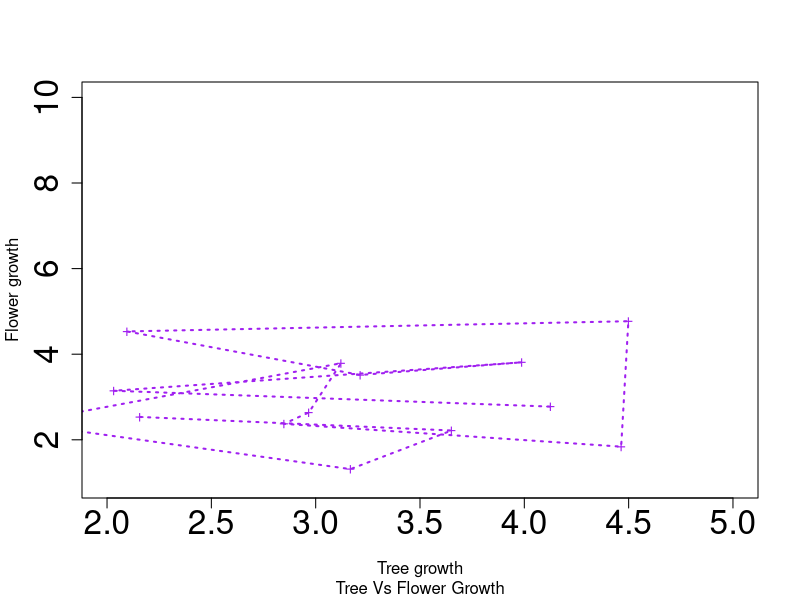
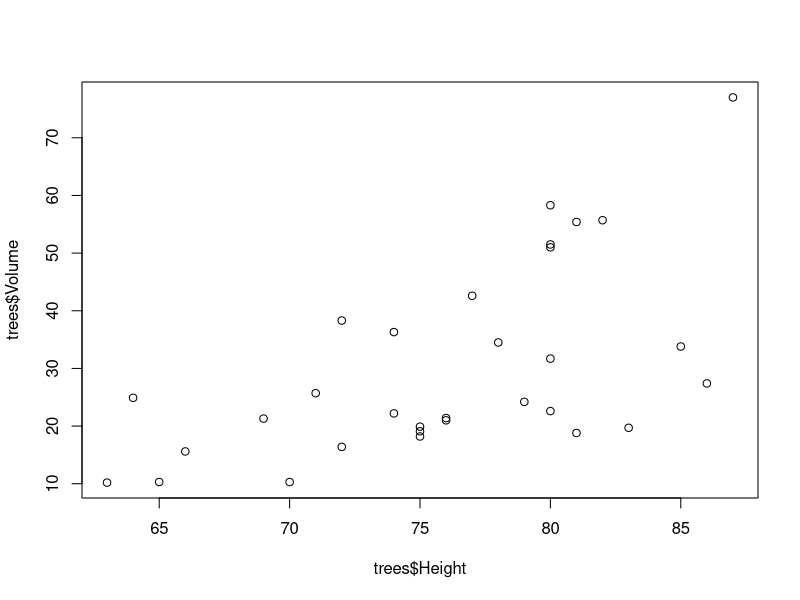
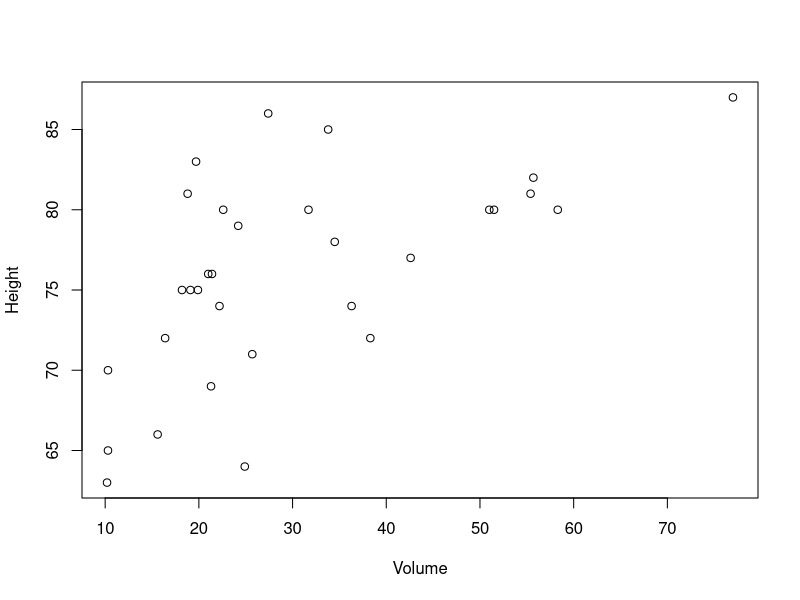
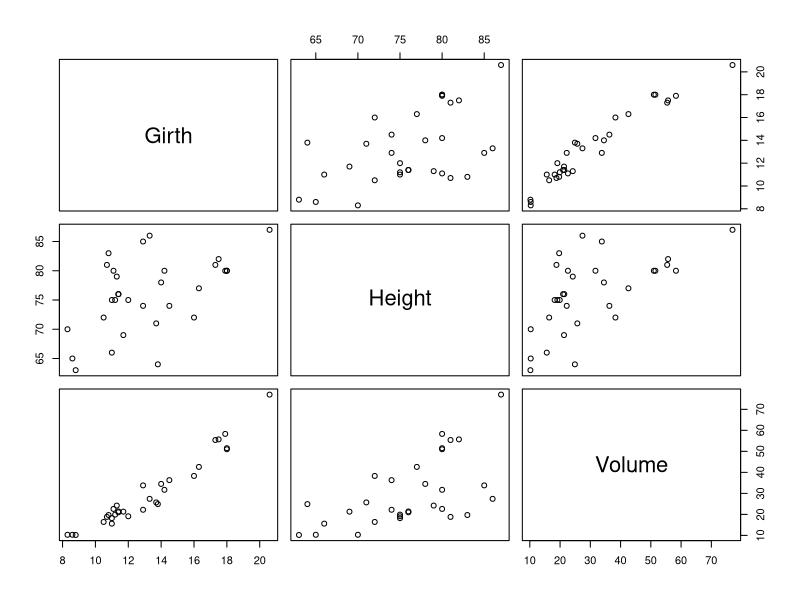
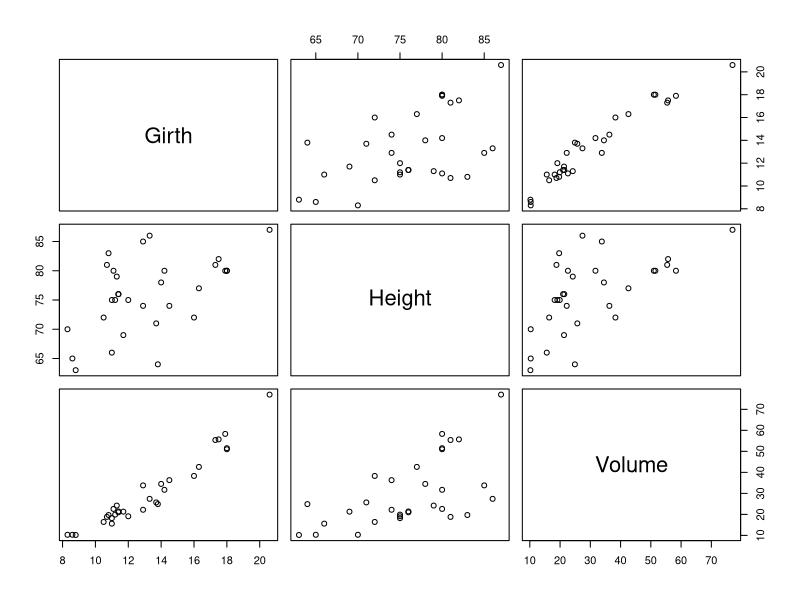
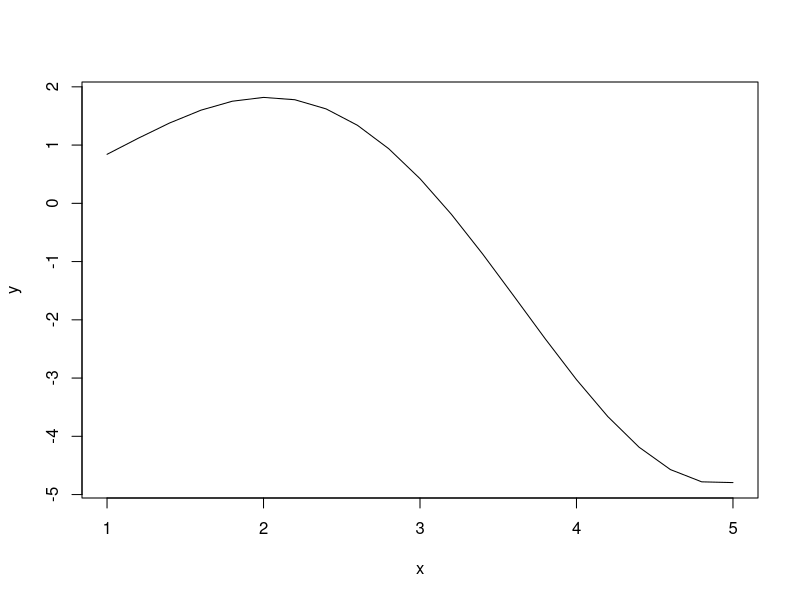
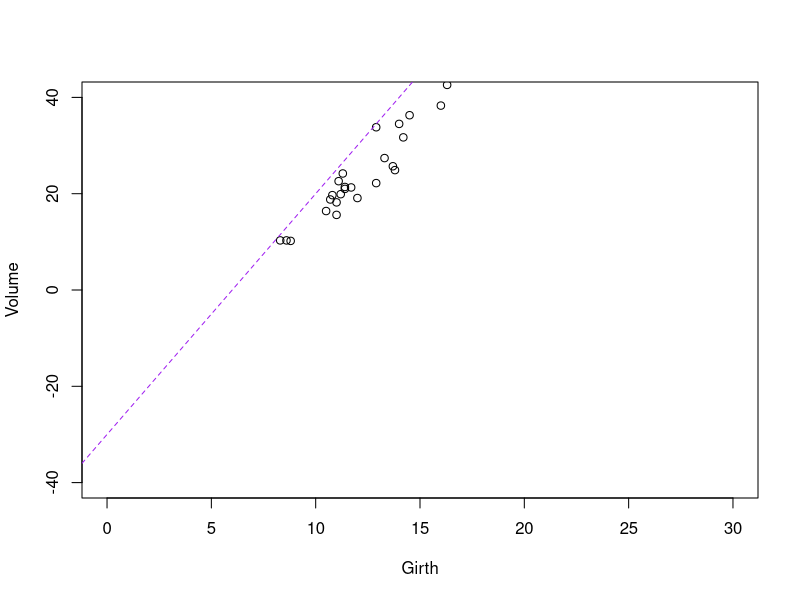
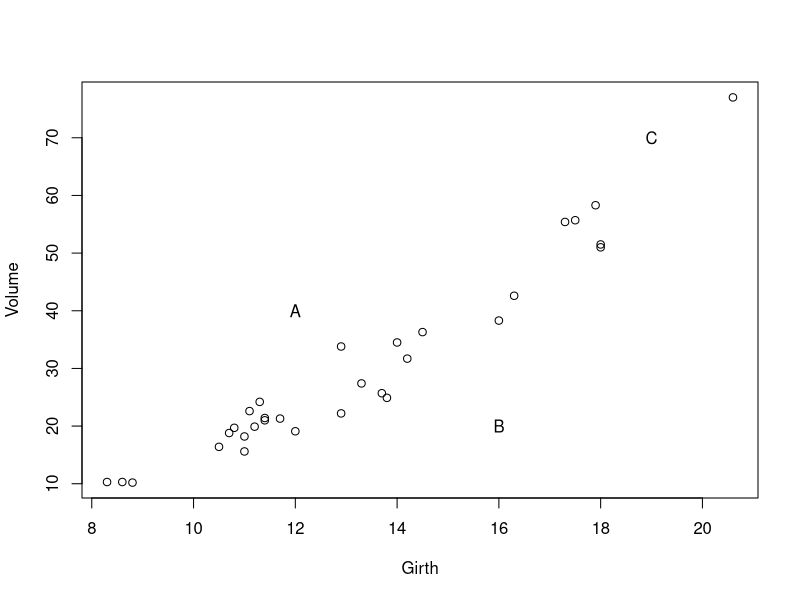

Generate these figures, in order, with R: (Note: this script raises an error after producing the figures.)
# داریم راجب نمودارها در فصل سوم صجبت می کنیم.


# histogram: / هیستوگرام

x<- rnorm(15,3,1)
y<- rnorm(15,3)

plot(x,y, xlab='Tree growth', ylab='Flower growth',
     sub='Tree Vs Flower Growth', col='purple', type='o', xlim=c(2,5),
     ylim = c(1,10), pch = '+', lty= 3, lwd=2, cex.axis = 2)  


# in type we have two s, S one of them go horizontal first then vertical and 
# the other one is doing vice Versa.

# lty: line type: when you put different numbers you get different line 
# types

# lwd: it change the stroke size of our plot

# cex: characther expression, you can combine this with different things in your
# plot

trees['Height']

trees$Height

plot(trees$Height,trees$Volume)
plot(Height~Volume, data=trees)
plot(trees)
pairs(trees)

library(MASS)


cement$y

?plot



# making sequences 

x <- seq(1,5,0.2)
y <- x*sin(x)

plot(x,y,type='l')
# adding layers to your plot

plot(Volume~Girth , data=trees,xlim=c(0,30),ylim=c(-40,40))
# points(c(12,16,19,20) , c(40,20,70,75), pch='$', col='red')
# lines(c(12,16,19,20) , c(40,20,70,75), col='blue')
# y = -30 + 5x
abline(c(-30,5), lty=2, col='purple')


# giving points, characters

plot(Volume~Girth , data=trees)
text(c(12,16,19), c(40,20,70),c('A','B','C'))
?text

# using mouse to select the points
# Interesting Trick
plot(Volume~Girth , data=trees)
text(locator(3),c('A','B','C'))



# Histograms
# distribution of variables
?hist

hist(trees$Height , breaks = 'sturges') # default value for breaks
length(trees$Height)


hist(trees$Height , breaks = seq(60,90,10)) # custom breaks
length(trees$Height)


# with probability set to True we get relative freq
hist(trees$Height , main = 'sturges', col='yellow', border='purple',
     probability = T, label=T, density = 5)

# when we plot=F then we get the detail
hist(trees$Height , plot=F)


# Q-QQ plot
  # Normality: we compare the theory and experimented values to find that
  # if the values are normal or not

qqnorm(trees$Height)
qqline(trees$Height)

  # when doing hypothesis testing we are assuming that our values 
  # are normal then we proceed to do testing, if we don't have 
  # normal then we go and do non-parametric things.
